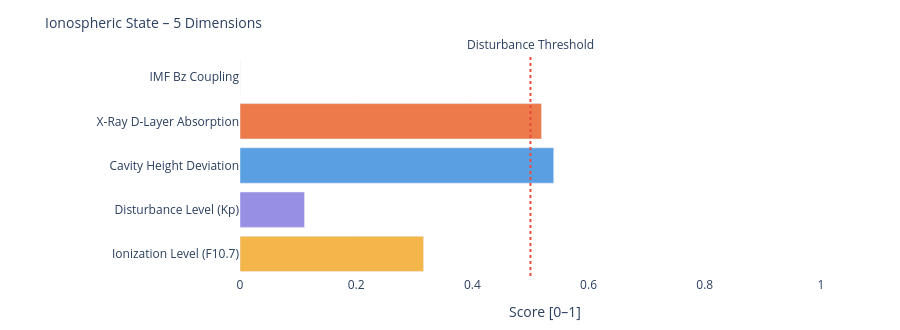

The code cell stored with this chart in its notebook:
### Markdown cell above
---
### 📐 Systemic Insight: Geometric Cavity vs. Real Schumann Resonance

**Relevant for:** Layer 6 = delta analysis &nbsp;|&nbsp; Layer 7 = feature vector / system interpretation

A cavity height change from 80 km to 70 km shifts the **idealized geometric frequencies** only minimally:

| Modus | Aktuell | Referenz | Δ |
|-------|---------|----------|---|
| SR-1 | 10.4762 Hz | 10.4599 Hz | +16 mHz |
| SR-2 | 18.1452 Hz | 18.1171 Hz | +28 mHz |
| SR-3 | 25.6612 Hz | 25.6215 Hz | +40 mHz |
| SR-4 | 33.1285 Hz | 33.0772 Hz | +51 mHz |

The geometric effect is limited because 10 km is very small compared to Earth's radius (~6371 km).

**Consequence:** Real Schumann deviations are likely driven more strongly by **conductivity, damping, day/night structure, lightning distribution and source geometry** than by pure cavity height.

---

**Layer 6 compares:**
```
geometric Δ from Layer 4  vs.  observed Δ from real Schumann measurement data
```

**Layer 7 Feature:**
```
If real Δ >> geometric Δ  →  non-geometric factors dominant
```

### Code cell
# ============================================================
# IONOSPHERIC STATE – Summary gauge
# Five dimensions: ionization, disturbance, cavity height, X-Ray, Bz coupling
# ============================================================

def norm(v, lo, hi):
    if v is None: return None
    return round(max(0.0, min(1.0, (v - lo) / (hi - lo))), 3)

# Ionization level (F10.7 → F2-Layer)
ioniz = norm(f107_val, 60, 250)

# Disturbance level (Kp → E/F-Layer irregularities)
disturb = norm(kp_val, 0, 9)

# Cavity height deviation from reference (80 km)
h_dev = norm(abs(h_eff - 80), 0, 20)

# X-Ray ionization (D-Layer absorption)
xray_ioniz = None
if xray_now is not None:
    xray_ioniz = norm(math.log10(max(xray_now, 1e-9)) + 9, 0, 5)

# Bz coupling (southward Bz → stronger magnetosphere-ionosphere coupling)
bz_coupling = norm(-(bz_now or 0), -5, 30) if bz_now is not None else None

dims = [
    ('Ionization Level (F10.7)',    ioniz,      '#F2A623'),
    ('Disturbance Level (Kp)',      disturb,    '#7F77DD'),
    ('Cavity Height Deviation',     h_dev,      '#378ADD'),
    ('X-Ray D-Layer Absorption',    xray_ioniz, '#E85D24'),
    ('IMF Bz Coupling',             bz_coupling,'#534AB7'),
]

fig = go.Figure()
for name, val, col in dims:
    if val is not None:
        h = int(val * 20)
        bar = '█' * h + '░' * (20 - h)
        label = f'{name}:  {bar}  {val:.3f}'
    else:
        label = f'{name}:  {"─" * 20}  n/a'
    fig.add_trace(go.Bar(
        x=[val if val is not None else 0],
        y=[name],
        orientation='h',
        marker_color=col, opacity=0.82,
        showlegend=False
    ))

fig.add_vline(x=0.5, line_dash='dot', line_color='#e74c3c',
              annotation_text='Disturbance Threshold', annotation_position='top')
fig.update_layout(
    title=dict(text='Ionospheric State – 5 Dimensions', font=dict(size=14)),
    xaxis=dict(title='Score [0–1]', range=[0, 1.05]),
    height=330, plot_bgcolor='rgba(0,0,0,0)', paper_bgcolor='rgba(0,0,0,0)',
    margin=dict(l=240, r=50, t=55, b=40)
)
fig.show()

print(f'\nIonospheric state:')
for name, val, _ in dims:
    print(f'  {name:<35} {val:.3f}' if val is not None else f'  {name:<35} n/a')

### Figure 1 — Plotly figure (JSON) as saved in the notebook; plotly's stock layout.template omitted (floating-point values rounded to 4 significant figures)
{"data": [{"marker": {"color": "#F2A623"}, "opacity": 0.82, "orientation": "h", "showlegend": false, "type": "bar", "x": [0.316], "y": ["Ionization Level (F10.7)"]}, {"marker": {"color": "#7F77DD"}, "opacity": 0.82, "orientation": "h", "showlegend": false, "type": "bar", "x": [0.111], "y": ["Disturbance Level (Kp)"]}, {"marker": {"color": "#378ADD"}, "opacity": 0.82, "orientation": "h", "showlegend": false, "type": "bar", "x": [0.54], "y": ["Cavity Height Deviation"]}, {"marker": {"color": "#E85D24"}, "opacity": 0.82, "orientation": "h", "showlegend": false, "type": "bar", "x": [0.519], "y": ["X-Ray D-Layer Absorption"]}, {"marker": {"color": "#534AB7"}, "opacity": 0.82, "orientation": "h", "showlegend": false, "type": "bar", "x": [0], "y": ["IMF Bz Coupling"]}], "layout": {"annotations": [{"showarrow": false, "text": "Disturbance Threshold", "x": 0.5, "xanchor": "center", "xref": "x", "y": 1, "yanchor": "bottom", "yref": "y domain"}], "height": 330, "margin": {"b": 40, "l": 240, "r": 50, "t": 55}, "paper_bgcolor": "rgba(0,0,0,0)", "plot_bgcolor": "rgba(0,0,0,0)", "shapes": [{"line": {"color": "#e74c3c", "dash": "dot"}, "type": "line", "x0": 0.5, "x1": 0.5, "xref": "x", "y0": 0, "y1": 1, "yref": "y domain"}], "title": {"font": {"size": 14}, "text": "Ionospheric State – 5 Dimensions"}, "xaxis": {"range": [0, 1.05], "title": {"text": "Score [0–1]"}}}}
